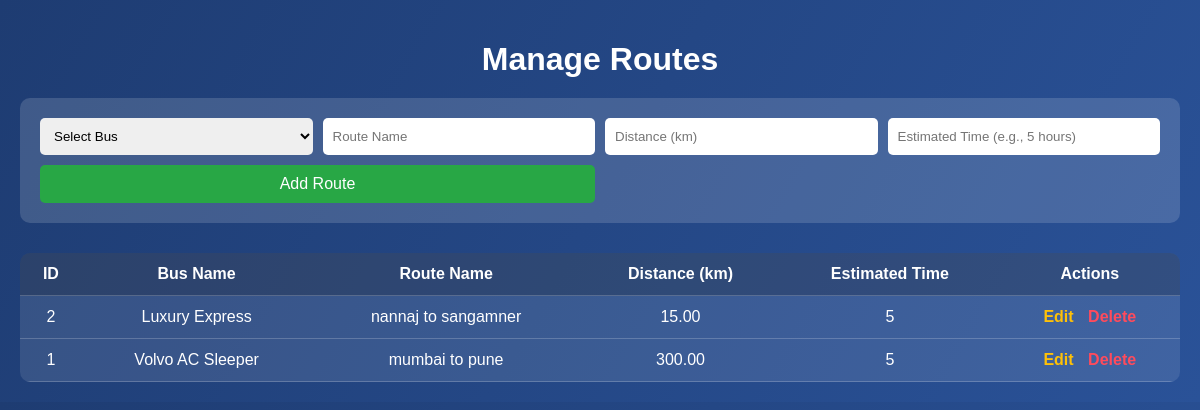
Page /admin/manage_routes.php (signed in) on the committed database.
### tables this page shows
CREATE TABLE `routes` (
  `id` int(11) NOT NULL,
  `bus_id` int(11) NOT NULL,
  `route_name` varchar(100) NOT NULL,
  `distance_km` decimal(10,2) NOT NULL,
  `estimated_time` varchar(50) NOT NULL
);

CREATE TABLE `buses` (
  `id` int(11) NOT NULL,
  `bus_name` varchar(100) NOT NULL,
  `source` varchar(100) NOT NULL,
  `destination` varchar(100) NOT NULL,
  `departure_time` time NOT NULL,
  `arrival_time` time NOT NULL,
  `price` decimal(10,2) NOT NULL,
  `total_seats` int(11) NOT NULL
);

### admin/manage_routes.php (the view, shortened to what this page needs)
<?php
include 'config.php';
$routes = $conn->query("SELECT routes.id, routes.route_name, routes.distance_km, routes.estimated_time, buses.bus_name
                        FROM routes
                        JOIN buses ON routes.bus_id = buses.id
                        ORDER BY routes.id DESC");
?>
<!DOCTYPE html>
<html lang="en">
<head>
</head>
<body>
<h1>Manage Routes</h1>
<form method="POST">
    <select name="bus_id" required>
        <option value="">Select Bus</option>
    </select>
    <input type="text" name="route_name" placeholder="Route Name" required>
    <input type="number" step="0.01" name="distance_km" placeholder="Distance (km)" required>
    <input type="text" name="estimated_time" placeholder="Estimated Time (e.g., 5 hours)" required>
    <input type="submit" name="add_route" value="Add Route">
</form>
<table>
    <thead>
        <tr>
            <th>ID</th>
            <th>Bus Name</th>
            <th>Route Name</th>
            <th>Distance (km)</th>
            <th>Estimated Time</th>
            <th>Actions</th>
        </tr>
    </thead>
    <tbody>
        <?php while($row = $routes->fetch_assoc()): ?>
            <tr>
                <td><?= $row['id']; ?></td>
                <td><?= htmlspecialchars($row['bus_name']); ?></td>
                <td><?= htmlspecialchars($row['route_name']); ?></td>
                <td><?= $row['distance_km']; ?></td>
                <td><?= htmlspecialchars($row['estimated_time']); ?></td>
                <td>
                    <a href="edit_route.php?id=<?= $row['id']; ?>" class="edit-btn">Edit</a>
                    <a href="?delete=<?= $row['id']; ?>" class="delete-btn" onclick="return confirm('Are you sure?')">Delete</a>
                </td>
            </tr>
        <?php endwhile; ?>
    </tbody>
</table>
</body>
</html>

### admin/manage_routes.php (style rules this page uses)
body { font-family: Arial, sans-serif; margin: 0; background: linear-gradient(120deg, #1e3c72, #2a5298); color: #fff; padding: 20px; }
h1 { text-align: center; margin-bottom: 20px; }
form { background: rgba(255,255,255,0.15); padding: 20px; border-radius: 10px; margin-bottom: 30px; display: grid; grid-template-columns: repeat(auto-fit, minmax(200px, 1fr)); gap: 10px; }
form input[type="text"], form input[type="number"], form select { padding: 10px; border-radius: 5px; border: none; outline: none; }
form input[type="submit"] { grid-column: span 2; padding: 10px; background: #28a745; border: none; color: #fff; font-size: 16px; border-radius: 5px; cursor: pointer; transition: background 0.3s; }
table { width: 100%; border-collapse: collapse; background: rgba(255,255,255,0.1); border-radius: 10px; overflow: hidden; }
table th, table td { padding: 12px; border-bottom: 1px solid rgba(255,255,255,0.2); text-align: center; }
table th { background: rgba(0,0,0,0.2); }
a.delete-btn { color: #ff4b5c; text-decoration: none; font-weight: bold; transition: 0.3s; }
a.edit-btn { color: #ffc107; text-decoration: none; font-weight: bold; margin-right: 10px; }

### rows in the picture
routes: id "2", bus.bus_name "Luxury Express", route_name "nannaj to sangamner", distance_km "15.00", estimated_time "5"
routes: id "1", bus.bus_name "Volvo AC Sleeper", route_name "mumbai to pune", distance_km "300.00", estimated_time "5"
